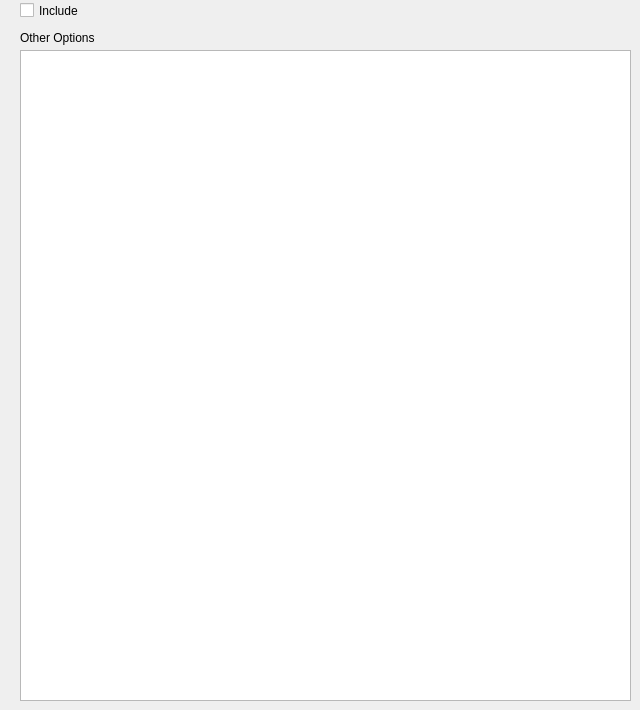
        <widget class="QWidget" name="int_tab">
         <property name="secname" stdset="0">
          <string>intsection</string>
         </property>
         <property name="func" stdset="0">
          <string>find_int_cntrls</string>
         </property>
         <property name="ctl_list" stdset="0">
          <string>int_control</string>
         </property>
         <property name="sec_chk" stdset="0">
          <string>int_inc</string>
         </property>
         <property name="sec_str" stdset="0">
          <string>INTEGRATOR</string>
         </property>
         <attribute name="title">
          <string>Integrator</string>
         </attribute>
         <widget class="QLabel" name="dirfre_lab_12">
          <property name="geometry">
           <rect>
            <x>20</x>
            <y>30</y>
            <width>101</width>
            <height>16</height>
           </rect>
          </property>
          <property name="text">
           <string>Other Options</string>
          </property>
         </widget>
         <widget class="QCheckBox" name="int_inc">
          <property name="geometry">
           <rect>
            <x>20</x>
            <y>0</y>
            <width>85</width>
            <height>21</height>
           </rect>
          </property>
          <property name="toolTip">
           <string>Check if you want section to be included</string>
          </property>
          <property name="text">
           <string>Include</string>
          </property>
          <property name="checked">
           <bool>false</bool>
          </property>
         </widget>
         <widget class="QTextEdit" name="int_free_text">
          <property name="geometry">
           <rect>
            <x>20</x>
            <y>50</y>
            <width>611</width>
            <height>651</height>
           </rect>
          </property>
          <property name="toolTip">
           <string>&lt;html&gt;&lt;head/&gt;&lt;body&gt;&lt;p&gt;Space for free text to enter other options&lt;/p&gt;&lt;/body&gt;&lt;/html&gt;</string>
          </property>
          <property name="quantp" stdset="0">
           <string>free</string>
          </property>
         </widget>
        </widget>
